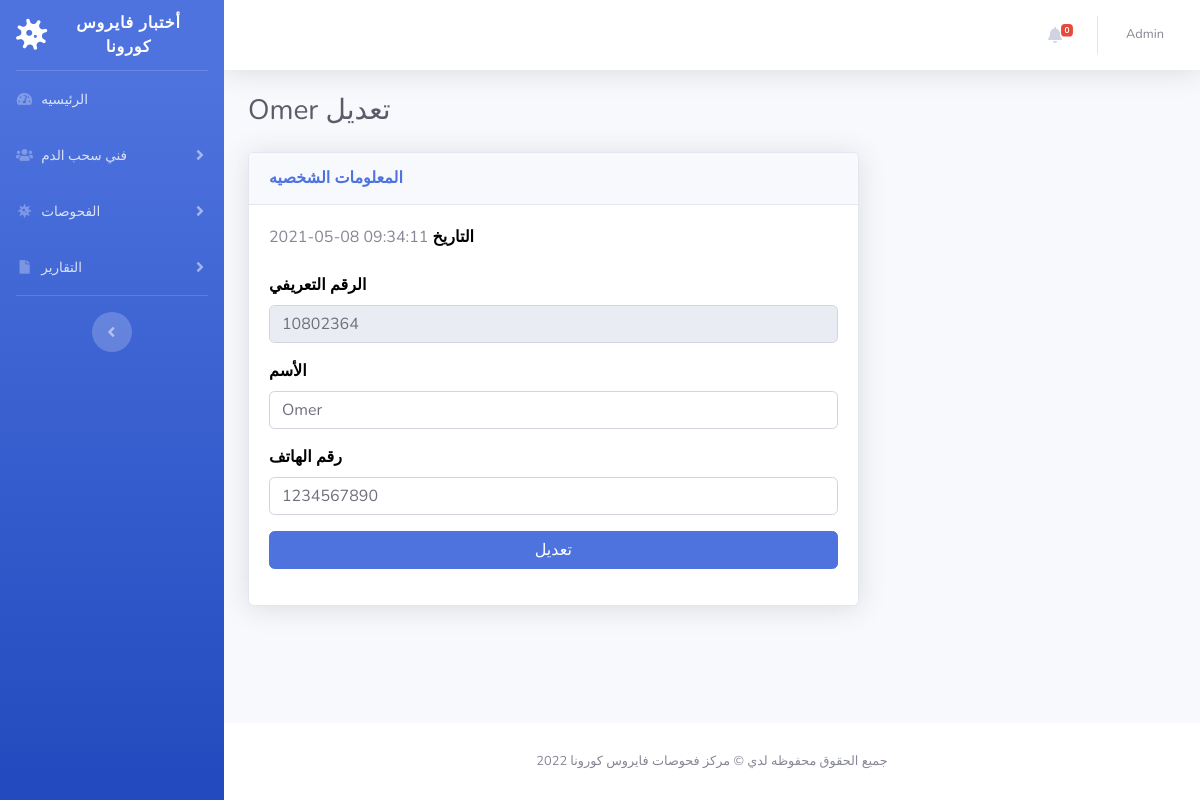
The page /edit-phlebotomist.php?pid=5 (signed in) on the database its author committed.
### tables this page shows
CREATE TABLE `tblphlebotomist` (
  `id` int(11) NOT NULL,
  `EmpID` varchar(100) DEFAULT NULL,
  `FullName` varchar(120) DEFAULT NULL,
  `MobileNumber` bigint(12) DEFAULT NULL,
  `RegDate` timestamp NULL DEFAULT current_timestamp()
);

### edit-phlebotomist.php (the view, shortened to what this page needs)
<?php session_start();
include_once('includes/config.php');
if (strlen($_SESSION['aid']==0)) {
  header('location:logout.php');
  } else{
?>
<!DOCTYPE html>
<html lang="en">
<head>
    <link href="vendor/fontawesome-free/css/all.min.css" rel="stylesheet" type="text/css">
    <link href="css/sb-admin-2.min.css" rel="stylesheet">
</head>
<body id="page-top">
    <div id="wrapper">
<?php include_once('includes/sidebar.php');?>
        <div id="content-wrapper" class="d-flex flex-column">
            <div id="content">
          <?php include_once('includes/topbar.php');?>
                <div class="container-fluid">
<?php
$pid=intval($_GET['pid']);
$query=mysqli_query($con,"select * from tblphlebotomist where id='$pid'");
while($row=mysqli_fetch_array($query)){
?>
<h1 class="h3 mb-4 text-gray-800"><?php echo $row['FullName'];?> تعديل</h1>
<form name="editphlebotomist" method="post">
  <div class="row">
                        <div class="col-lg-8">
                            <div class="card shadow mb-4">
                                <div class="card-header py-3">
                                    <h6 class="m-0 font-weight-bold text-primary">المعلومات الشخصيه</h6>
                                </div>
                                <div class="card-body">
 <div class="form-group">
                            <?php echo $row['RegDate'];?>
                            <label>التاريخ </label>
                                        </div>
                  <div class="form-group">
                            <label>الرقم التعريفي</label>
                             <input type="text" class="form-control" id="empid" name="empid"  value="<?php echo $row['EmpID'];?>"  readonly="true" >
                                        </div>
                        <div class="form-group">
                            <label>الأسم</label>
                                            <input type="text" class="form-control" id="fullname" name="fullname"  placeholder="Enter your full name..." pattern="[A-Za-z ]+" title="letters only" value="<?php echo $row['FullName'];?>" required="true">
                                        </div>
                                        <div class="form-group">
                                             <label>رقم الهاتف</label>
                                  <input type="text" class="form-control" id="mobilenumber" name="mobilenumber" placeholder="Please enter your mobile number" pattern="[0-9]{10}" title="10 numeric characters only" value="<?php echo $row['MobileNumber'];?>" required="true" >
                                        </div>
        <div class="form-group">
                                 <input type="submit" class="btn btn-primary btn-user btn-block" name="update" id="update" value="تعديل">
                             </div>
                                </div>
                            </div>
                        </div>
                    </div>
</form>
<?php } ?>
                </div>
            </div>
           <?php include_once('includes/footer.php');?>
        </div>
    </div>
</body>
</html>
<?php } ?>

### includes/topbar.php (shortened to what this page needs)
      <nav class="navbar navbar-expand navbar-light bg-white topbar mb-4 static-top shadow">
            <?php if($_SESSION['aid']):?>
                    <ul class="navbar-nav ml-auto">
<?php $query=mysqli_query($con,"select * from tbltestrecord where ReportStatus is null");
$count=mysqli_num_rows($query);
?>
                        <li class="nav-item dropdown no-arrow mx-1">
                            <a class="nav-link dropdown-toggle" href="#" id="alertsDropdown" role="button"
                                data-toggle="dropdown" aria-haspopup="true" aria-expanded="false">
                                <i class="fas fa-bell fa-fw"></i>
                                <span class="badge badge-danger badge-counter"><?php echo $count;?></span>
                            </a>
                        </li>
                        <li class="nav-item dropdown no-arrow">
                            <a class="nav-link dropdown-toggle" href="#" id="userDropdown" role="button"
                                data-toggle="dropdown" aria-haspopup="true" aria-expanded="false">
                <?php
$adid=$_SESSION['aid'];
$ret1=mysqli_query($con,"select AdminName from tbladmin where ID='$adid'");
while($row1=mysqli_fetch_array($ret1)){
?>
                                <span class="mr-2 d-none d-lg-inline text-gray-600 small"><?php  echo $row1['AdminName'];?></span>
                           <?php } ?>
                            </a>
                        </li>
                    </ul>
                <?php endif;?>
                </nav>

### edit-phlebotomist.php (style rules this page uses)
label { font-size:16px; font-weight:bold; color:#000; }

### rows shown on the page
tblphlebotomist: FullName "Omer", RegDate "2021-05-08 09:34:11", empid "10802364", fullname "Omer", mobilenumber "1234567890"

### other values the page prints
$count "0"
$row1['AdminName'] "Admin"
